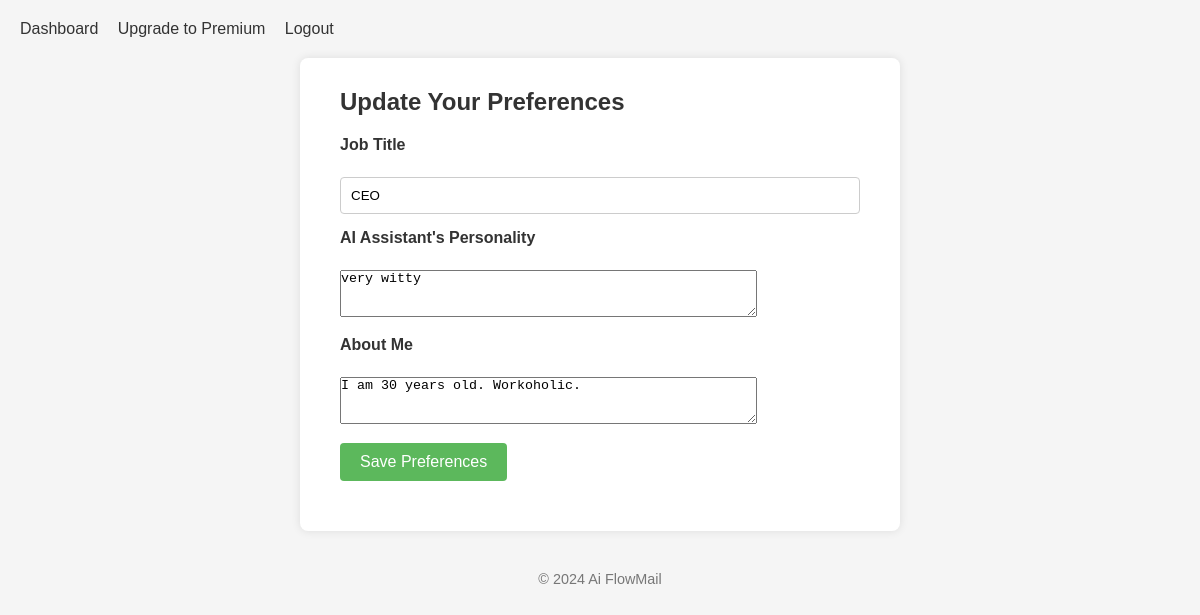
/preferences (signed in), run on an earlier commit of the app's database.
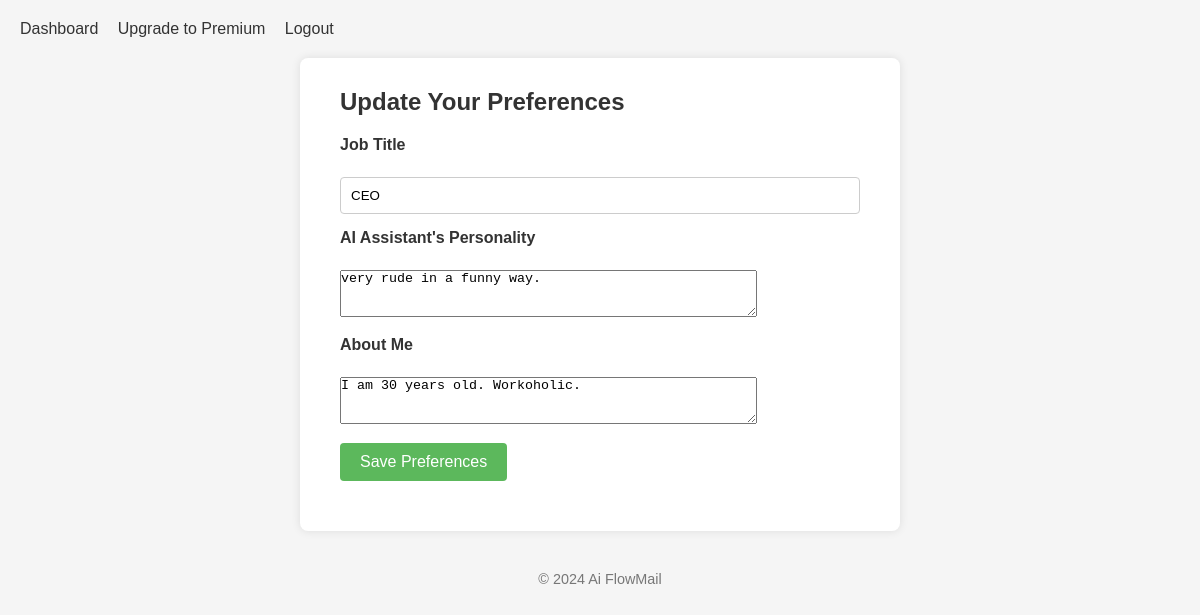
And on a later commit of the database.
### models.py (models this page shows, shortened)
class User(UserMixin, db.Model):
    __tablename__ = 'users'  # Optional: explicitly name your table
    id = db.Column(db.Integer, primary_key=True)
    email = db.Column(db.String(150), unique=True, nullable=False)
    username = db.Column(db.String(50), unique=True, nullable=False)
    name = db.Column(db.String(128), nullable=False, default='Default Name')
    password = db.Column(db.String(512), nullable=False)
    role = db.Column(db.String(128), nullable=True)  # Job Title
    assistant_personality = db.Column(db.String(256), nullable=True)  # Comma-separated personality traits
    about_me = db.Column(db.Text, nullable=True)  # Comma-separated about me details
    stripe_customer_id = db.Column(db.String(100), nullable=True)
    is_premium = db.Column(db.Boolean, default=False)
    subscription_status = db.Column(db.String(50), nullable=True)

### main/routes.py (the view)
@main_bp.route('/preferences', methods=['GET', 'POST'])
@login_required
def preferences():
    form = PreferencesForm()
    if form.validate_on_submit():
        current_user.role = form.role.data
        current_user.assistant_personality = form.assistant_personality.data
        current_user.about_me = form.about_me.data
        db.session.commit()
        flash('Your preferences have been updated.', 'success')
        return redirect(url_for('main.dashboard'))
    elif request.method == 'GET':
        form.role.data = current_user.role
        form.assistant_personality.data = current_user.assistant_personality
        form.about_me.data = current_user.about_me
    return render_template('main/preferences.html', form=form)

### main/forms.py
class PreferencesForm(FlaskForm):
    role = StringField('Job Title', validators=[DataRequired()])
    assistant_personality = TextAreaField("AI Assistant's Personality", validators=[Optional()])
    about_me = TextAreaField('About Me', validators=[Optional()])
    submit = SubmitField('Save Preferences')
    """
    preferences = TextAreaField('Your Preferences (in JSON format)', validators=[DataRequired()])

    submit = SubmitField('Save Preferences')

    def validate_preferences(self, field):
        try:
            json.loads(field.data)
        except json.JSONDecodeError:
            raise ValidationError('Preferences must be valid JSON.')
    """

### main/templates/main/preferences.html (shortened to what this page needs)
{% extends "base.html" %}
{% block content %}
<h2>Update Your Preferences</h2>
<form method="POST">
    <p>
        {{ form.role.label }}<br>
        {{ form.role(size=50) }}
    </p>
    <p>
        {{ form.assistant_personality.label }}<br>
        {{ form.assistant_personality(rows=3, cols=50, placeholder="ex) friendly, professional, sarcastic") }}
    </p>
    <p>
        {{ form.about_me.label }}<br>
        {{ form.about_me(rows=3, cols=50, placeholder="ex) 20 years old, single, enjoys hiking") }}
    </p>
    <p>{{ form.submit(class="btn") }}</p>
</form>
{% endblock %}

### templates/base.html (shortened to what this page needs)
<!doctype html>
<html lang="en">
<head>
    <link rel="stylesheet" href="{{ url_for('static', filename='style.css') }}">
</head>
<body>
    <div class="navbar">
        {% if current_user.is_authenticated %}
            <a href="{{ url_for('main.dashboard') }}">Dashboard</a>
            {% if not current_user.is_premium %}
                <a href="{{ url_for('main.checkout') }}">Upgrade to Premium</a>
            {% endif %}
            <a href="{{ url_for('auth.logout') }}">Logout</a>
        {% else %}
            <a href="{{ url_for('auth.login') }}">Login</a>
            <a href="{{ url_for('auth.register') }}">Register</a>
        {% endif %}
    </div>
    <div class="container">
        {% block content %}
        {% endblock %}
    </div>
    <div class="footer">
        &copy; {{ current_year }} Ai FlowMail
    </div>
</body>
</html>

### static/style.css (style rules this page uses)
* { margin: 0; padding: 0; box-sizing: border-box; }
body { font-family: Arial, sans-serif; background-color: #f5f5f5; color: #333; padding: 20px; }
.container { max-width: 600px; margin: 0 auto; background-color: #fff; padding: 30px 40px; box-shadow: 0 0 10px rgba(0, 0, 0, 0.1); border-radius: 8px; }
h1, h2, h3 { margin-bottom: 20px; color: #333; }
form { margin-bottom: 20px; }
form p { margin-bottom: 15px; }
label { display: block; margin-bottom: 5px; font-weight: bold; }
input[type="text"], input[type="password"], input[type="email"] { width: 100%; padding: 10px; border: 1px solid #ccc; border-radius: 4px; }
input[type="submit"], button, .btn { padding: 10px 20px; background-color: #5cb85c; border: none; border-radius: 4px; color: #fff; cursor: pointer; font-size: 1em; }
a { color: #5bc0de; text-decoration: none; }
.navbar { margin-bottom: 20px; }
.navbar a { margin-right: 15px; color: #333; }
.footer { margin-top: 40px; text-align: center; color: #777; font-size: 0.9em; }

What changed in the data, as far as the page shows it:
changed User "CEO": assistant_personality "very witty" → "very rude in a funny way."
